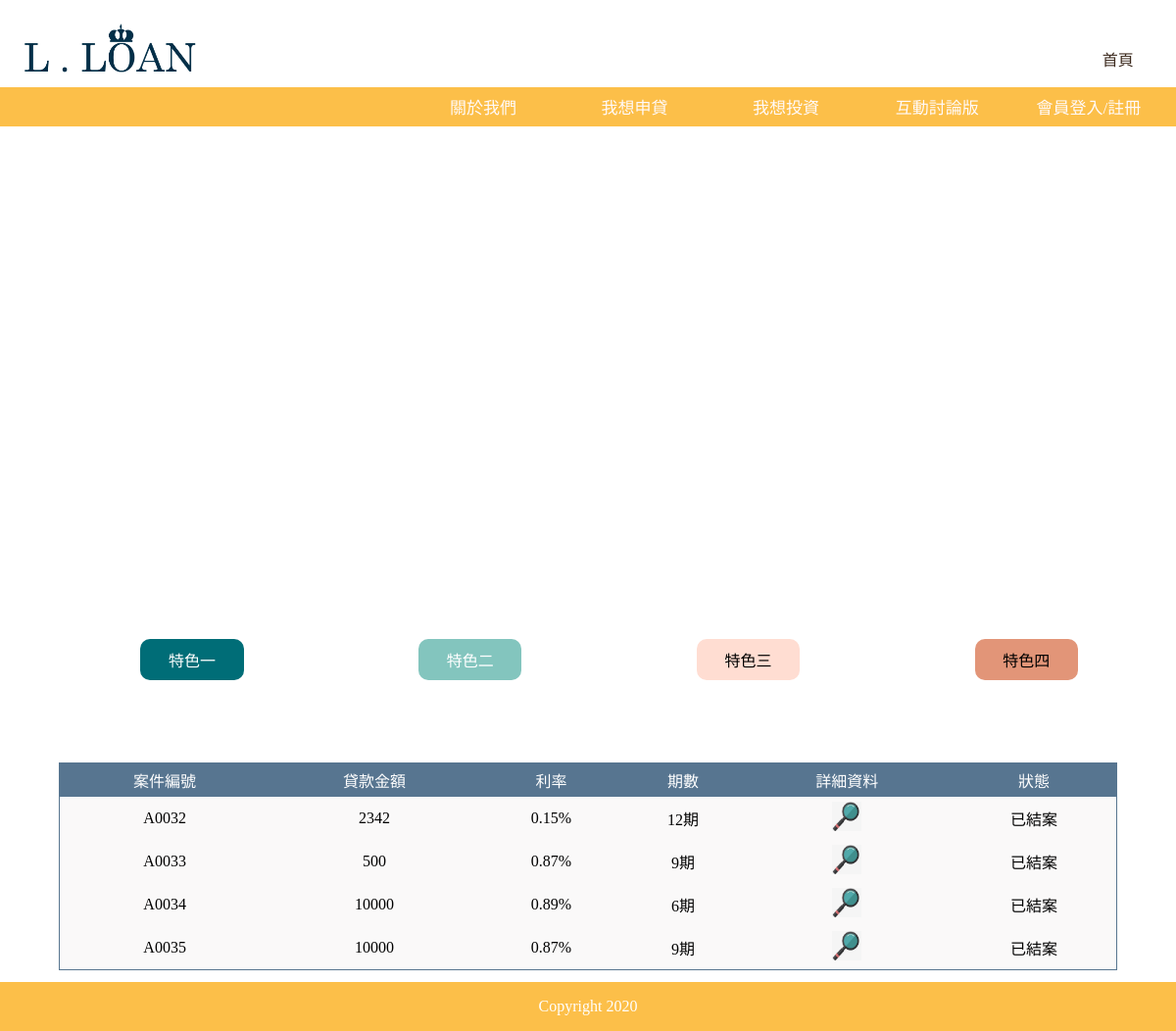
Screenshot of /LLoan_main.php with the database file from the repository.
### tables this page shows
CREATE TABLE `loan` (
  `lId` int(11) NOT NULL,
  `mId` int(11) NOT NULL,
  `reason` text NOT NULL,
  `description` text NOT NULL,
  `loan` int(11) NOT NULL,
  `period` text NOT NULL,
  `iRate` float NOT NULL,
  `cRate` text NOT NULL,
  `status` int(11) NOT NULL,
  `imId` int(11) NOT NULL,
  `progress` int(11) NOT NULL,
  `startTime` int(11) NOT NULL,
  `endTime` int(11) NOT NULL,
  `ban` int(11) NOT NULL
);

### LLoan_main.php (the view, shortened to what this page needs)
<?php
include("connMysql.php");
$sql_query = "SELECT * FROM loan WHERE progress=2";
$result = mysqli_query($db_link, $sql_query);
?>
<!DOCTYPE html>
<html>
<head>
</head>
<body>
	<div class="full">
		<div id="header">
			<div class="img"><a href="LLoan_main.php"><img src="Logo.png" width="15%"></a>
				<div class="hh">
					<a href="./LLoan_main.php" style="text-decoration:none;color:#3c2a1e;">首頁</a>&nbsp;&nbsp;
				</div>
			</div>
			<div id="nav">
				<ul>
					<li class="dropdown"><a href="#" class="dropbtn">互動討論版</a>
					</li>
					<li class="dropdown"><a href="#" class="dropbtn">我想投資</a>
					</li>
					<li class="dropdown"><a href="" class="dropbtn">我想申貸</a>
					</li>
					<li class="dropdown"><a href="#" class="dropbtn">關於我們</a>
					</li>
				</ul>
			</div>
		</div>
		<div style="width:100%; height:152px; float:left"></div>
		<div class="content" align="center">
			<div class="contentpic">
				<div class="coverflow">
				</div>
			</div>
			<div class="buffer">
				<div class="middle">
					<div class="flip-1">特色一</div>
				</div>
				<div class="middle">
					<div class="flip-2">特色二</div>
				</div>
				<div class="middle">
					<div class="flip-3">特色三</div>
				</div>
				<div class="middle">
					<div class="flip-4">特色四</div>
				</div>
			</div>
			<table class="member">
				<tr>
					<td class="thead">案件編號</td>
					<td class="thead">貸款金額</td>
					<td class="thead">利率</td>
					<td class="thead">期數</td>
					<td class="thead">詳細資料</td>
					<td class="thead">狀態</td>
				</tr>
				<?php while ($row = mysqli_fetch_assoc($result)) { ?>
					<tr>
						<td class="data">A00<?php echo $row['lId'] ?></td>
						<td class="data"><?php echo $row['loan'] ?></td>
						<td class="data"><?php echo $row['iRate'] ?>%</td>
						<td class="data"><?php echo $row['period'] . '期' ?></td>
						<td class="data"><span><a href="#" onclick="javascript:window.open('loandetail.php?lId=<?php echo $row['lId'] ?>&mId=<?php echo $row['mId'] ?>','','height=600,width=600,top=0,left=300,toolbar=no,menubar=no,scrollbars=no, resizable=no,location=no, status=no')"><img src="search.jpg" style="width:30px; height:30px"></a></span></td>
						<td class="data"><?php
											switch ($row['progress']) {
												case 2:
													echo ('已結案');
											}
											?></td>
					</tr>
				<?php } ?>
			</table>
		</div>
		<div style="width:100%; height:50px"></div>
		<div class="footer">
			<p>Copyright 2020</p>
		</div>
	</div>
</body>
</html>

### LLoan.css (style rules this page uses)
* { padding:0; margin:0; font-style:normal; }
#header { height:152px; width:100%; background-color:#FFFFFF; position: fixed; top:0px; left: 0px; z-index: 3; }
.img { width:98%; margin-left:2%; padding-top:2%; }
.hh { float:right; margin-top:2%; margin-right:3%; color:#264653; font-family:'Noto Serif TC', serif; font-size:100%; }
#nav { width:100%; height:43px; position: absolute; z-index: 2; }
ul { overflow:hidden; background-color:#FCBF49; padding-right:1%; }
li { float:right; width:13%; list-style-type: none; }
li a, .dropbtn { display:block; padding:5% 0; text-align:center; text-decoration:none; color:#FFFAFA; font-family:'Noto Serif TC', serif; font-size:17px; }
li.dropdown { display: inline-block; background-color:#FCBF49; }
.content { margin-top:0px; width:100%; min-height: 100%; }
.thead { font-family: 'Noto Serif TC', serif; color: aliceblue; background-color: #577590; float:middle; font-size:100%; text-align:center; }
.contentpic { width:100%; height:auto; z-index: 1; float: left; }
.middle { width:14.65%; height:auto; float:left; margin-top:0px; margin-left:9%; font-family: 'Noto Serif TC', serif; text-align:center; }
.buffer { margin-bottom:7%; width:100%; height:auto; float:left; }
[class*="flip"] { padding: 5%; width:50%; float:center; margin:auto; border-radius:10px; color:#ffffff; font-size:100%; cursor:pointer; }
.flip-1 { background-color:#006D77; }
.flip-2 { background-color:#83C5BE; }
.flip-3 { background-color:#FFDDD2; color:#000000; }
.flip-4 { background-color:#E29578; color:#000000; }
.coverflow { width: 100%; height: 500px; position: relative; margin-bottom:0px; }
.member { font-family:'Noto Serif TC', serif; margin-left:0px; border-radius:5px; background-color:#577590; border-collapse:collapse; margin-bottom:1%; border:1px solid #577590; text-align:center; color:white; width:90%; }
.member .thead { background-color:#577590; color:white; padding:5px; }
.data { background-color:#FAF9F9; color:black; padding:5px; }
.footer { display:block; clear:both; line-height:50px; text-align:center; color:white; width: 100%; height:50px; bottom:0px; left:0px; background: #FCBF49; overflow: hidden; position: fixed; }
@media screen and (max-width:1279px) and (min-width:761px) { body { font-size:medium; } }

### rows the page displays
loan: lId "32", loan "2342", iRate "0.15", period "12", progress "已結案"
loan: lId "33", loan "500", iRate "0.87", period "9", progress "已結案"
loan: lId "34", loan "10000", iRate "0.89", period "6", progress "已結案"
loan: lId "35", loan "10000", iRate "0.87", period "9", progress "已結案"
